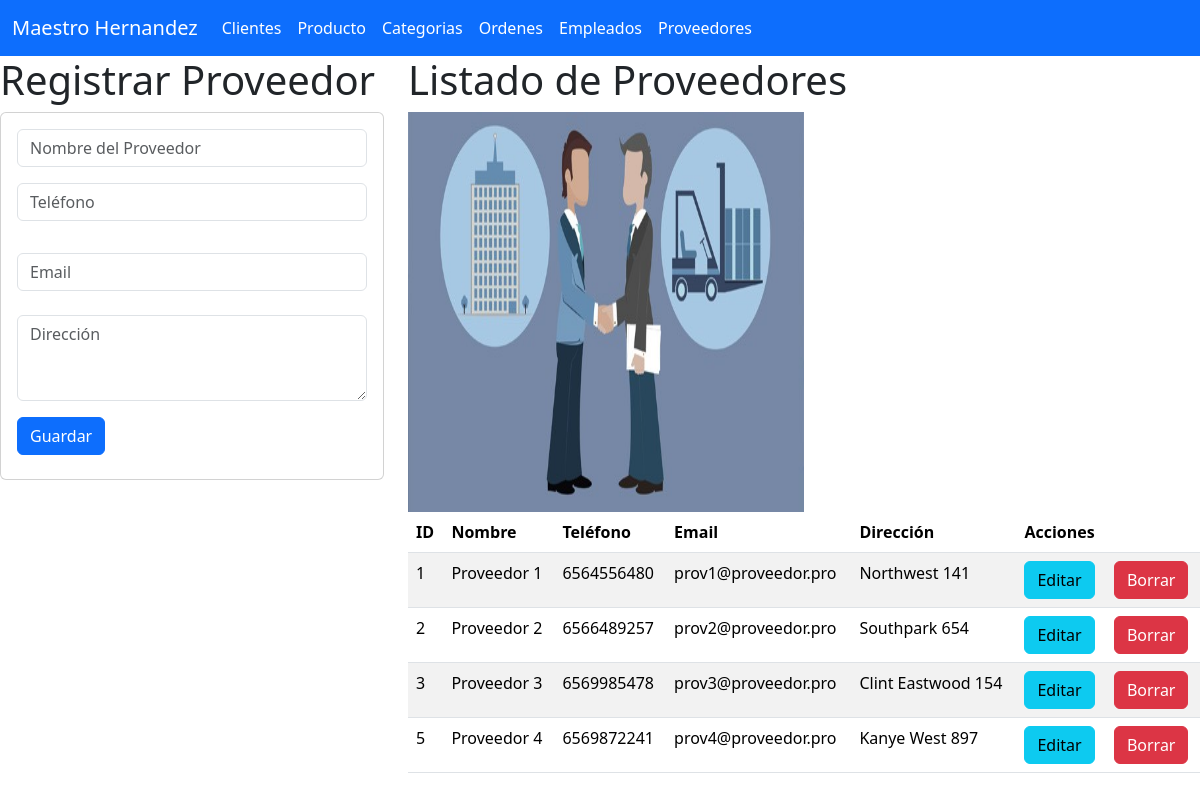
Page /proveedor/ on the committed database.
### proveedores_app/models.py (models this page shows, shortened)
class Proveedor(models.Model):
    id_proveedor = models.AutoField(primary_key=True)
    Nombre = models.CharField(max_length=200)
    Telefono = models.CharField(max_length=10)
    Email = models.EmailField(max_length=254)
    Direccion = models.TextField()

### proveedores_app/views.py (the view)
# urls.py: path('proveedor/', views.inicio_vistaProveedor, name="inicio_vistaProveedor"),  # Ruta para mostrar los proveedores
def inicio_vistaProveedor(request):
    losproveedores = Proveedor.objects.all()
    return render(request, "gestionarProveedores.html", {"misproveedores": losproveedores})

### proveedores_app/templates/gestionarProveedores.html
{% extends "base.html" %}
{% load static %}
{% block cuerpo %}
    <div class="row">
        <div class="col-sm-12 col-md-4 col-lg-4 col-xl-4">
            <h1>Registrar Proveedor</h1>
            <div class="card">
              <div class="card-body">
                <form action="/registrarProveedor/" method="POST">{% csrf_token %}
                  <div class="form-group">
                    <input type="text" id="txtnombre" name="txtnombre" class="form-control"
                    placeholder="Nombre del Proveedor" minLength="1" maxLength="200" required>
                  </div>
                  <div class="form-group py-3">
                    <input type="text" id="txttelefono" name="txttelefono" class="form-control"
                    placeholder="Teléfono" minLength="1" maxLength="10" required>
                  </div>
                  <div class="form-group py-3">
                    <input type="email" id="txtemail" name="txtemail" class="form-control"
                    placeholder="Email" required>
                  </div>
                  <div class="form-group py-2">
                    <textarea id="txtdireccion" name="txtdireccion" class="form-control"
                    placeholder="Dirección" rows="3" required></textarea>
                  </div>
                  <div class="form-group py-2">
                    <button type="submit" class="btn btn-primary">Guardar</button>
                  </div>
                </form>
              </div>
            </div>
        </div>
        <div class="col-sm-12 col-md-8 col-lg-8 col-xl-8">
            <h1>Listado de Proveedores</h1>
            <img class="w-50" src="{% static 'img/proveedores.jpg' %}" alt="Logo de proveedores" width="400" height="400">
            <div class="table-responsive">
                <table class="table table-striped">
                    <thead>
                      <tr>
                        <th scope="col">ID</th>
                        <th scope="col">Nombre</th>
                        <th scope="col">Teléfono</th>
                        <th scope="col">Email</th>
                        <th scope="col">Dirección</th>
                        <th colspan="2">Acciones</th>
                      </tr>
                    </thead>
                    <tbody>
                      {% for p in misproveedores %}
                      <tr>
                        <td>
                          {{ p.id_proveedor }}
                        </td>
                        <td>
                          {{ p.Nombre }}
                        </td>
                        <td>
                          {{ p.Telefono }}
                        </td>
                        <td>
                          {{ p.Email }}
                        </td>
                        <td>
                          {{ p.Direccion }}
                        </td>
                        <td>
                          <a href="seleccionarProveedor/{{ p.id_proveedor }}" class="btn btn-info">Editar</a>
                        </td>
                        <td>
                          <a href="borrarProveedor/{{ p.id_proveedor }}" class="btn btn-danger">Borrar</a>
                        </td>
                      </tr>
                      {% endfor %}
                    </tbody>
                </table>
            </div>
        </div>
    </div>
{% endblock %}

### rows in the picture
Proveedor: id_proveedor "1", Nombre "Proveedor 1", Telefono "6564556480", Email "prov1@proveedor.pro", Direccion "Northwest 141"
Proveedor: id_proveedor "2", Nombre "Proveedor 2", Telefono "6566489257", Email "prov2@proveedor.pro", Direccion "Southpark 654"
Proveedor: id_proveedor "3", Nombre "Proveedor 3", Telefono "6569985478", Email "prov3@proveedor.pro", Direccion "Clint Eastwood 154"
Proveedor: id_proveedor "5", Nombre "Proveedor 4", Telefono "6569872241", Email "prov4@proveedor.pro", Direccion "Kanye West 897"
